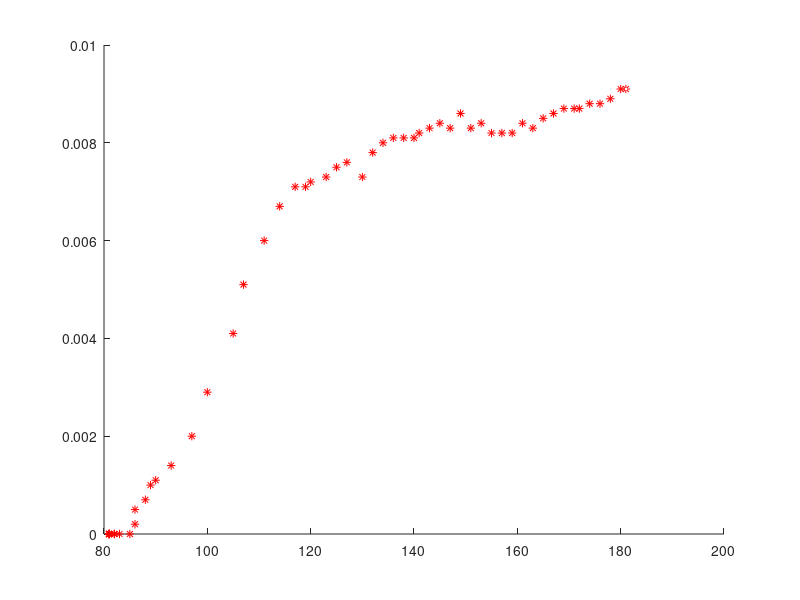

Recreate this plot in MATLAB. (Note: this script raises an error after producing the figure.)
%finds a best fit line for a set of data
%version 2008 19 january
%Brad Schoenrock

clear all;

x= [82;82;81;81;81;81;81;81;81;82;83;85;86;86;88;89;90;93;97;100;105;107;
    111;114;117;119;120;123;125;127;130;132;134;136;138;140;141;143;145;
    147;149;151;153;155;157;159;161;163;165;167;169;171;172;174;176;178;
    180;181;];


y= [0.0000;0.0000;0.0000;0.0000;0.0000;0.0000;0.0000;0.0000;0.0000;0.0000;
0.0000;0.0000;0.0002;0.0005;0.0007;0.0010;0.0011;0.0014;0.0020;0.0029;
0.0041;0.0051;0.0060;0.0067;0.0071;0.0071;0.0072;0.0073;0.0075;0.0076;
0.0073;0.0078;0.0080;0.0081;0.0081;0.0081;0.0082;0.0083;0.0084;0.0083;
0.0086;0.0083;0.0084;0.0082;0.0082;0.0082;0.0084;0.0083;0.0085;0.0086;
0.0087;0.0087;0.0087;0.0088;0.0088;0.0089;0.0091;0.0091;];

figure;
hold on
plot(x,y,'r*');
plot(max(x),max(y),'w.')
plot(max(x),max(y),'w.')
legend('Data',2)
legend('boxoff')
t1='Bismuth trial 2';
t3='Brad Schoenrock '
t0='\newline';
t=[t1,t0,t3,date];
title(t)
xlabel('Temp in K')
ylabel('resistance in Ohms')